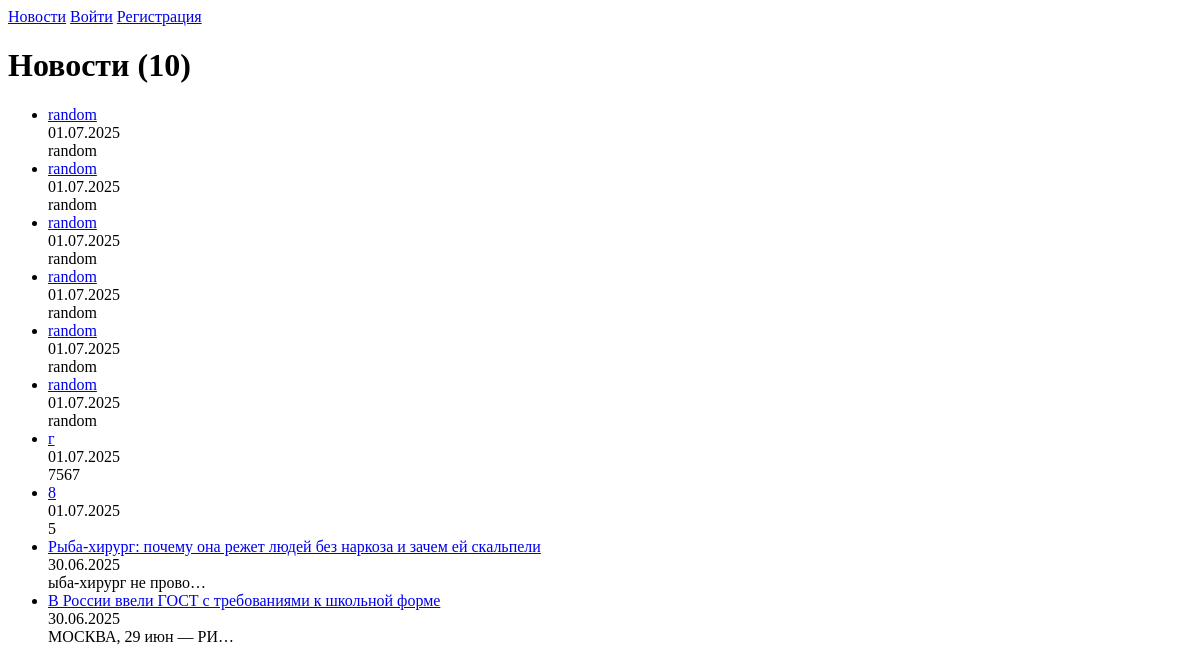
Page /news/news/ on the earlier database version.
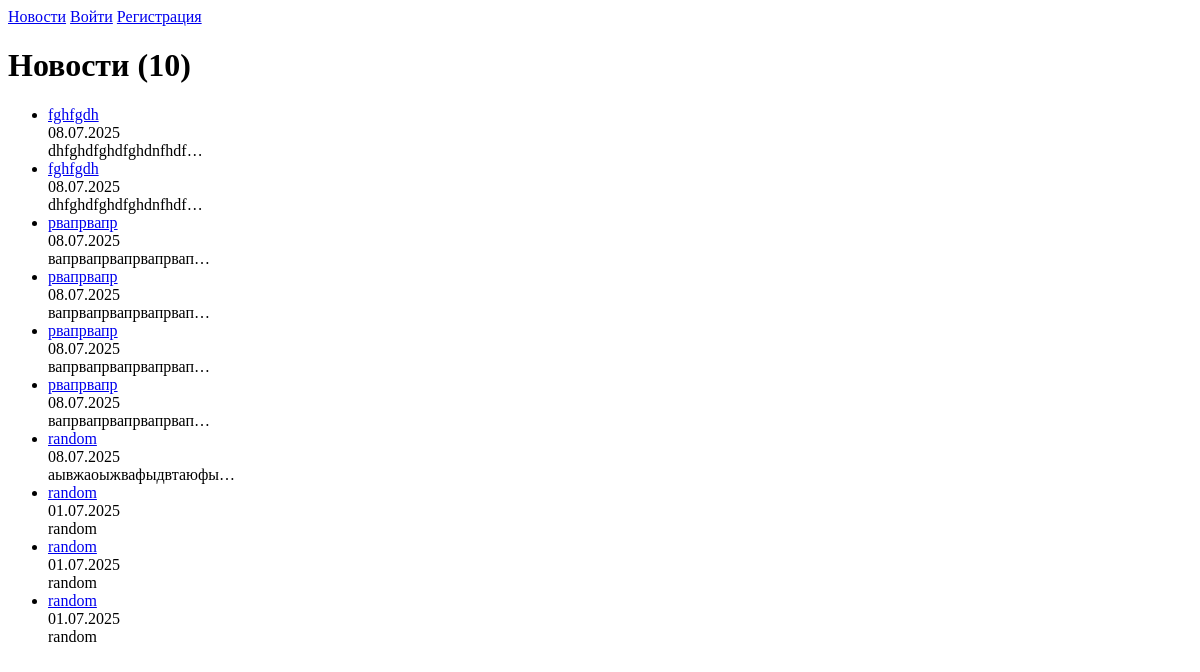
Same page on the later database version.
### news/models.py (models this page shows, shortened)
class Post(models.Model):
    POST_TYPE_CHOICES = [
        ('article', 'Статья'),
        ('news', 'Новость'),
    ]
    author = models.ForeignKey(Author, on_delete=models.CASCADE)
    post_type = models.CharField(max_length=10, choices=POST_TYPE_CHOICES)
    created_at = models.DateTimeField(auto_now_add=True)
    categories = models.ManyToManyField(Category, through='PostCategory')
    title = models.CharField(max_length=200)
    content = models.TextField()
    rating = models.IntegerField(default=0)

### news/views.py (the view)
# urls.py: path('news/', NewsListView.as_view(), name='news_list'),
class NewsListView(ListView):
    model = Post
    template_name = 'news/default.html'
    context_object_name = 'news_list'
    paginate_by = 10
    def get_queryset(self):
        return Post.objects.filter(post_type='news').order_by('-created_at')

### news/templatetags/censor_tags.py (called while the page is built)
@register.filter()
def censor(value):
    if not isinstance(value, str):
        return value
    pattern = re.compile(r'\b(' + '|'.join(map(re.escape, BAD_WORDS)) + r')\b', flags=re.IGNORECASE)
    return pattern.sub(censor_word, value)

### news/templates/news/default.html
{% extends "base.html" %}
{% load censor_tags %}
{% block content %}
  <h1>Новости ({{ news_list|length }})</h1>
  <ul>
  {% for item in news_list %}
    <li>
      <a href="{% url 'news_detail' item.pk %}">{{ item.title|censor }}</a><br>
      {{ item.created_at|date:"d.m.Y" }}<br>
      {{ item.content|truncatechars:20|censor }}
    </li>
  {% empty %}
    <li>Новостей нет.</li>
  {% endfor %}
  </ul>
{% endblock %}

Differences in the rows shown:
no longer on this page (row unchanged): Post: title|censor "random", created_at "01.07.2025", content|censor "random"
no longer on this page (row unchanged): Post: title|censor "random", created_at "01.07.2025", content|censor "random"
no longer on this page (row unchanged): Post: title|censor "random", created_at "01.07.2025", content|censor "random"
no longer on this page (row unchanged): Post: title|censor "г", created_at "01.07.2025", content|censor "7567"
no longer on this page (row unchanged): Post: title|censor "8", created_at "01.07.2025", content|censor "5"
no longer on this page (row unchanged): Post: title|censor "Рыба-хирург: почему она режет людей без наркоза и зачем ей скальпели", created_at "30.06.2025", content|censor "ыба-хирург не прово…"
no longer on this page (row unchanged): Post: title|censor "В России ввели ГОСТ с требованиями к школьной форме", created_at "30.06.2025", content|censor "МОСКВА, 29 июн — РИ…"
added Post: title|censor "fghfgdh", created_at "08.07.2025", content|censor "dhfghdfghdfghdnfhdf…"
added Post: title|censor "fghfgdh", created_at "08.07.2025", content|censor "dhfghdfghdfghdnfhdf…"
added Post: title|censor "рвапрвапр", created_at "08.07.2025", content|censor "вапрвапрвапрвапрвап…"
added Post: title|censor "рвапрвапр", created_at "08.07.2025", content|censor "вапрвапрвапрвапрвап…"
added Post: title|censor "рвапрвапр", created_at "08.07.2025", content|censor "вапрвапрвапрвапрвап…"
added Post: title|censor "рвапрвапр", created_at "08.07.2025", content|censor "вапрвапрвапрвапрвап…"
added Post: title|censor "random", created_at "08.07.2025", content|censor "аывжаоыжвафыдвтаюфы…"
